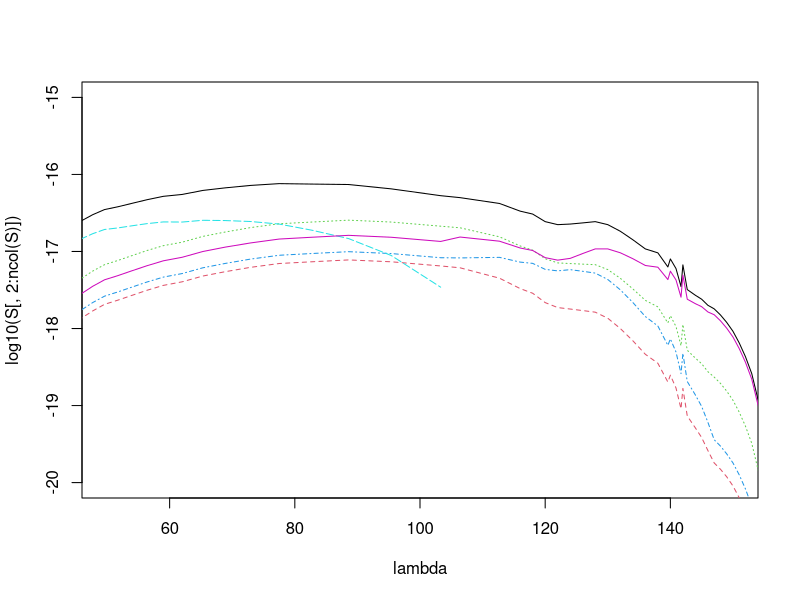
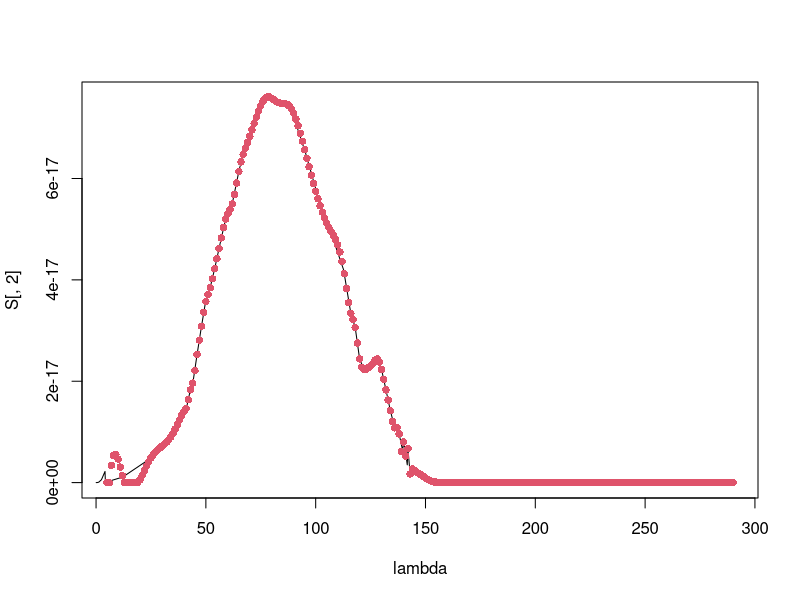
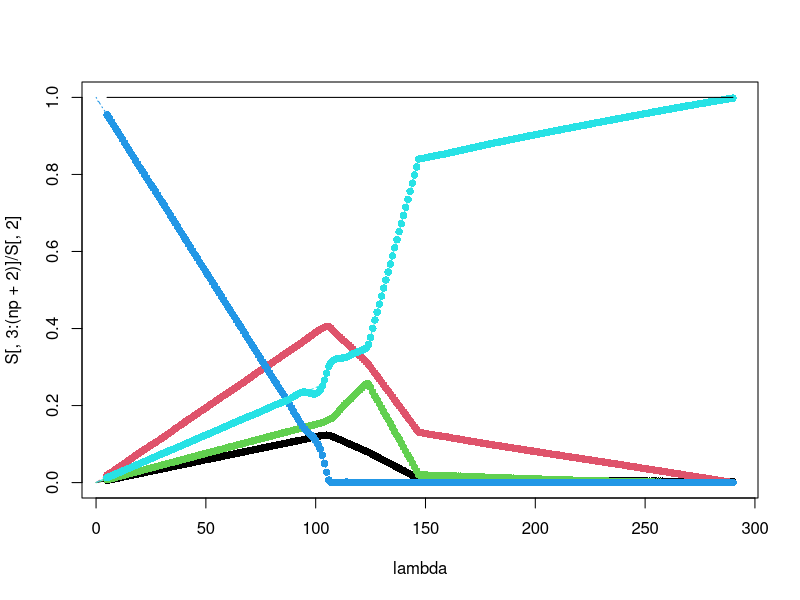

Source code (R) for these figures, in order:
species = 'C2H6'

setwd(paste0("~/Bureau/Titan-APSIS/Reactor_Runs/PhotoProcsTmp/",species))

S = read.table(file = 'extract_swri.dat', header=TRUE)

# Convert A to nm
lambda = S[,1]/10

matplot(lambda, log10(S[,2:ncol(S)]), type = 'l',
        xlim= c(50,150), ylim = c(-20,-15))

# Interpolate on 1 nm resolution, [5 - lmax] grid
lmax = round(max(lambda))
# lmax = 250 # !!!!!!!!!!!!!!!!!!!!!!!!!!
lg = seq(5,lmax,by=1)

# Total XS
#
xs = pmax(min(S[,2]),spline(lambda,S[,2],xout = lg)$y) # Splines. BOF

#
# xs = c()
# for(i in 1:length(lg)) {
#   np = which.min(abs(lambda - lg[i])) # Select nearest point. BOF
#   xs[i] = S[np,2]
# }

## Average on 1 nm interval
average_1nm <- function(lambda, xin, lg) {
  xs = c()
  for(i in 1:length(lg)) {
    sel = which( (lambda >= lg[i]-0.5) & (lambda < lg[i]+0.5))
    if(sum(sel) == 0)
      if(i==1)
        xs[i] = 0
      else
        xs[i] = xs[i-1]
    else
      xs[i] = mean(xin[sel])
  }
  return(xs)
}
# xs = average_1nm(lambda, S[,2], lg)

plot(lambda, S[,2], type = 'l', xlim=range(lg))
points(lg,xs,pch=16,col=2)

write.table(
  cbind(lg,signif(xs,5)), sep=' ',
  row.names=FALSE, col.names=FALSE,
  file=paste0('se',species,'.dat')
)


# Quantum yields
np = ncol(S) - 2
qy = matrix(NA, nrow = length(lg), ncol = np)
for (i in 1:np) {
  xs = S[, i+2] / S[, 2]
  # qy[,i] = average_1nm(lambda, xs, lg)
  qy[,i] =pmin(1,pmax(0,spline(lambda,xs,xout = lg)$y))
}
qy = qy /rowSums(qy) #!!!!!!!!!!!!!!

matplot(lambda, S[,3:(np+2)]/S[,2], type = 'l', xlim=range(lg))
matpoints(lg, qy, pch = 16)
lines(lg,rowSums(qy))

for (i in 1:np) {
  write.table(
    cbind(lg,signif(qy[,i],5)), sep=' ',
    row.names=FALSE, col.names=FALSE,
    file=paste0('qy',species,'_',i,'.dat')
  )
}


